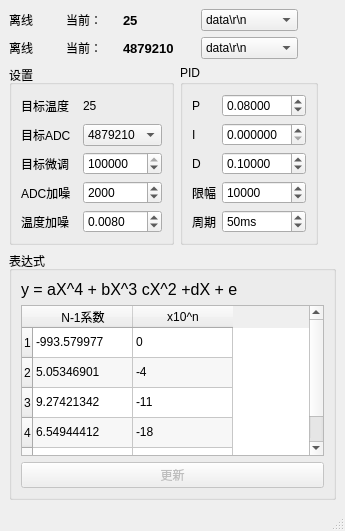
<?xml version="1.0" encoding="UTF-8"?>
<ui version="4.0">
 <class>MainWindow</class>
 <widget class="QMainWindow" name="MainWindow">
  <property name="geometry">
   <rect>
    <x>0</x>
    <y>0</y>
    <width>334</width>
    <height>531</height>
   </rect>
  </property>
  <property name="windowTitle">
   <string>虚拟传感器</string>
  </property>
  <property name="windowIcon">
   <iconset resource="main.qrc">
    <normaloff>:/TCSIM_Color.svg</normaloff>:/TCSIM_Color.svg</iconset>
  </property>
  <widget class="QWidget" name="centralwidget">
   <layout class="QGridLayout" name="gridLayout_4">
    <item row="7" column="6">
     <spacer name="horizontalSpacer">
      <property name="orientation">
       <enum>Qt::Horizontal</enum>
      </property>
      <property name="sizeHint" stdset="0">
       <size>
        <width>40</width>
        <height>20</height>
       </size>
      </property>
     </spacer>
    </item>
    <item row="4" column="0">
     <widget class="QLabel" name="label_Dtm">
      <property name="text">
       <string>离线</string>
      </property>
     </widget>
    </item>
    <item row="2" column="0">
     <widget class="QLabel" name="label_Std">
      <property name="text">
       <string>离线</string>
      </property>
     </widget>
    </item>
    <item row="7" column="0" colspan="3">
     <widget class="QGroupBox" name="groupBox_2">
      <property name="title">
       <string>设置</string>
      </property>
      <layout class="QGridLayout" name="gridLayout_2">
       <item row="6" column="1" colspan="2">
        <widget class="QLabel" name="label_4">
         <property name="text">
          <string>ADC加噪</string>
         </property>
        </widget>
       </item>
       <item row="7" column="3">
        <widget class="QDoubleSpinBox" name="spinBox_WaveTemperature">
         <property name="decimals">
          <number>4</number>
         </property>
         <property name="maximum">
          <double>2.000000000000000</double>
         </property>
         <property name="singleStep">
          <double>0.000100000000000</double>
         </property>
         <property name="stepType">
          <enum>QAbstractSpinBox::AdaptiveDecimalStepType</enum>
         </property>
         <property name="value">
          <double>0.008000000000000</double>
         </property>
        </widget>
       </item>
       <item row="0" column="1">
        <widget class="QLabel" name="label_12">
         <property name="text">
          <string>目标温度</string>
         </property>
        </widget>
       </item>
       <item row="6" column="3">
        <widget class="QSpinBox" name="spinBox_WaveADC">
         <property name="maximum">
          <number>99999</number>
         </property>
         <property name="singleStep">
          <number>100</number>
         </property>
         <property name="stepType">
          <enum>QAbstractSpinBox::AdaptiveDecimalStepType</enum>
         </property>
         <property name="value">
          <number>2000</number>
         </property>
        </widget>
       </item>
       <item row="0" column="3">
        <widget class="QLabel" name="label_TargetTemp">
         <property name="text">
          <string>25</string>
         </property>
        </widget>
       </item>
       <item row="7" column="1" colspan="2">
        <widget class="QLabel" name="label_8">
         <property name="text">
          <string>温度加噪</string>
         </property>
        </widget>
       </item>
       <item row="1" column="1">
        <widget class="QLabel" name="label_2">
         <property name="text">
          <string>目标ADC</string>
         </property>
        </widget>
       </item>
       <item row="2" column="1">
        <widget class="QLabel" name="label_13">
         <property name="text">
          <string>目标微调</string>
         </property>
        </widget>
       </item>
       <item row="1" column="3">
        <widget class="QComboBox" name="comboBox">
         <property name="currentIndex">
          <number>2</number>
         </property>
         <item>
          <property name="text">
           <string>5025395</string>
          </property>
         </item>
         <item>
          <property name="text">
           <string>4952012</string>
          </property>
         </item>
         <item>
          <property name="text">
           <string>4879210</string>
          </property>
         </item>
         <item>
          <property name="text">
           <string>4804070</string>
          </property>
         </item>
         <item>
          <property name="text">
           <string>4729148</string>
          </property>
         </item>
         <item>
          <property name="text">
           <string>4658251</string>
          </property>
         </item>
         <item>
          <property name="text">
           <string>4582114</string>
          </property>
         </item>
         <item>
          <property name="text">
           <string>4513357</string>
          </property>
         </item>
        </widget>
       </item>
       <item row="2" column="3">
        <widget class="QSpinBox" name="spinBox_Target">
         <property name="maximum">
          <number>16777215</number>
         </property>
         <property name="singleStep">
          <number>500</number>
         </property>
         <property name="stepType">
          <enum>QAbstractSpinBox::AdaptiveDecimalStepType</enum>
         </property>
         <property name="value">
          <number>4879210</number>
         </property>
        </widget>
       </item>
      </layout>
     </widget>
    </item>
    <item row="4" column="4">
     <widget class="QComboBox" name="cbAnalyse_Dtm">
      <item>
       <property name="text">
        <string>data\r\n</string>
       </property>
      </item>
      <item>
       <property name="text">
        <string>$T=data ;\r\n</string>
       </property>
      </item>
     </widget>
    </item>
    <item row="8" column="0" colspan="9">
     <widget class="QGroupBox" name="groupBox_3">
      <property name="sizePolicy">
       <sizepolicy hsizetype="Ignored" vsizetype="Preferred">
        <horstretch>0</horstretch>
        <verstretch>0</verstretch>
       </sizepolicy>
      </property>
      <property name="title">
       <string>表达式</string>
      </property>
      <layout class="QGridLayout" name="gridLayout_3">
       <item row="0" column="0">
        <widget class="QLabel" name="label">
         <property name="font">
          <font>
           <family>Arial</family>
           <pointsize>12</pointsize>
          </font>
         </property>
         <property name="text">
          <string>y = aX^4 + bX^3 cX^2 +dX + e</string>
         </property>
        </widget>
       </item>
       <item row="1" column="0" colspan="2">
        <widget class="QTableWidget" name="tableWidget">
         <property name="enabled">
          <bool>true</bool>
         </property>
         <property name="sizePolicy">
          <sizepolicy hsizetype="Ignored" vsizetype="Expanding">
           <horstretch>0</horstretch>
           <verstretch>0</verstretch>
          </sizepolicy>
         </property>
         <property name="editTriggers">
          <set>QAbstractItemView::NoEditTriggers</set>
         </property>
         <property name="alternatingRowColors">
          <bool>true</bool>
         </property>
         <property name="rowCount">
          <number>5</number>
         </property>
         <property name="columnCount">
          <number>2</number>
         </property>
         <row/>
         <row/>
         <row/>
         <row/>
         <row/>
         <column>
          <property name="text">
           <string>N-1系数</string>
          </property>
         </column>
         <column>
          <property name="text">
           <string>x10^n</string>
          </property>
         </column>
         <item row="0" column="0">
          <property name="text">
           <string>-993.579977</string>
          </property>
         </item>
         <item row="0" column="1">
          <property name="text">
           <string>0</string>
          </property>
         </item>
         <item row="1" column="0">
          <property name="text">
           <string>5.05346901</string>
          </property>
         </item>
         <item row="1" column="1">
          <property name="text">
           <string>-4</string>
          </property>
         </item>
         <item row="2" column="0">
          <property name="text">
           <string>9.27421342</string>
          </property>
         </item>
         <item row="2" column="1">
          <property name="text">
           <string>-11</string>
          </property>
         </item>
         <item row="3" column="0">
          <property name="text">
           <string>6.54944412</string>
          </property>
         </item>
         <item row="3" column="1">
          <property name="text">
           <string>-18</string>
          </property>
         </item>
         <item row="4" column="0">
          <property name="text">
           <string>0</string>
          </property>
         </item>
         <item row="4" column="1">
          <property name="text">
           <string>0</string>
          </property>
         </item>
        </widget>
       </item>
       <item row="2" column="0" colspan="2">
        <widget class="QPushButton" name="pushButton_UpdataFactor">
         <property name="enabled">
          <bool>false</bool>
         </property>
         <property name="sizePolicy">
          <sizepolicy hsizetype="Expanding" vsizetype="Fixed">
           <horstretch>0</horstretch>
           <verstretch>0</verstretch>
          </sizepolicy>
         </property>
         <property name="text">
          <string>更新</string>
         </property>
        </widget>
       </item>
      </layout>
     </widget>
    </item>
    <item row="2" column="4">
     <widget class="QComboBox" name="cbAnalyse_Std">
      <item>
       <property name="text">
        <string>data\r\n</string>
       </property>
      </item>
      <item>
       <property name="text">
        <string>$T=data ;\r\n</string>
       </property>
      </item>
     </widget>
    </item>
    <item row="7" column="3" colspan="3">
     <widget class="QGroupBox" name="groupBox">
      <property name="title">
       <string>PID</string>
      </property>
      <layout class="QGridLayout" name="gridLayout">
       <item row="2" column="0">
        <widget class="QLabel" name="label_7">
         <property name="text">
          <string>D</string>
         </property>
        </widget>
       </item>
       <item row="0" column="1">
        <widget class="QDoubleSpinBox" name="doubleSpinBox_P">
         <property name="decimals">
          <number>5</number>
         </property>
         <property name="singleStep">
          <double>0.001000000000000</double>
         </property>
         <property name="stepType">
          <enum>QAbstractSpinBox::AdaptiveDecimalStepType</enum>
         </property>
         <property name="value">
          <double>0.080000000000000</double>
         </property>
        </widget>
       </item>
       <item row="2" column="1">
        <widget class="QDoubleSpinBox" name="doubleSpinBox_D">
         <property name="decimals">
          <number>5</number>
         </property>
         <property name="singleStep">
          <double>0.010000000000000</double>
         </property>
         <property name="stepType">
          <enum>QAbstractSpinBox::AdaptiveDecimalStepType</enum>
         </property>
         <property name="value">
          <double>0.100000000000000</double>
         </property>
        </widget>
       </item>
       <item row="0" column="0">
        <widget class="QLabel" name="label_6">
         <property name="text">
          <string>P</string>
         </property>
        </widget>
       </item>
       <item row="4" column="0">
        <widget class="QLabel" name="label_11">
         <property name="text">
          <string>限幅</string>
         </property>
        </widget>
       </item>
       <item row="4" column="1">
        <widget class="QSpinBox" name="spinBox_Limit">
         <property name="minimum">
          <number>5</number>
         </property>
         <property name="maximum">
          <number>9999999</number>
         </property>
         <property name="singleStep">
          <number>50</number>
         </property>
         <property name="stepType">
          <enum>QAbstractSpinBox::AdaptiveDecimalStepType</enum>
         </property>
         <property name="value">
          <number>10000</number>
         </property>
        </widget>
       </item>
       <item row="1" column="1">
        <widget class="QDoubleSpinBox" name="doubleSpinBox_I">
         <property name="decimals">
          <number>6</number>
         </property>
         <property name="singleStep">
          <double>0.000001000000000</double>
         </property>
         <property name="stepType">
          <enum>QAbstractSpinBox::AdaptiveDecimalStepType</enum>
         </property>
         <property name="value">
          <double>0.000000000000000</double>
         </property>
        </widget>
       </item>
       <item row="1" column="0">
        <widget class="QLabel" name="label_3">
         <property name="text">
          <string>I</string>
         </property>
        </widget>
       </item>
       <item row="5" column="1">
        <widget class="QSpinBox" name="spinBox_Period">
         <property name="suffix">
          <string>ms</string>
         </property>
         <property name="minimum">
          <number>5</number>
         </property>
         <property name="maximum">
          <number>9999999</number>
         </property>
         <property name="singleStep">
          <number>10</number>
         </property>
         <property name="stepType">
          <enum>QAbstractSpinBox::AdaptiveDecimalStepType</enum>
         </property>
         <property name="value">
          <number>50</number>
         </property>
        </widget>
       </item>
       <item row="5" column="0">
        <widget class="QLabel" name="label_5">
         <property name="text">
          <string>周期</string>
         </property>
        </widget>
       </item>
      </layout>
     </widget>
    </item>
    <item row="9" column="2">
     <spacer name="verticalSpacer">
      <property name="orientation">
       <enum>Qt::Vertical</enum>
      </property>
      <property name="sizeHint" stdset="0">
       <size>
        <width>20</width>
        <height>40</height>
       </size>
      </property>
     </spacer>
    </item>
    <item row="2" column="1">
     <widget class="QLabel" name="label_9">
      <property name="text">
       <string>当前：</string>
      </property>
     </widget>
    </item>
    <item row="4" column="1">
     <widget class="QLabel" name="label_10">
      <property name="text">
       <string>当前：</string>
      </property>
     </widget>
    </item>
    <item row="2" column="2">
     <widget class="QLabel" name="label_Temperature">
      <property name="font">
       <font>
        <pointsize>10</pointsize>
        <weight>75</weight>
        <bold>true</bold>
       </font>
      </property>
      <property name="text">
       <string>25</string>
      </property>
     </widget>
    </item>
    <item row="4" column="2">
     <widget class="QLabel" name="label_ADC">
      <property name="font">
       <font>
        <pointsize>10</pointsize>
        <weight>75</weight>
        <bold>true</bold>
       </font>
      </property>
      <property name="text">
       <string>4879210</string>
      </property>
     </widget>
    </item>
   </layout>
  </widget>
  <widget class="QMenuBar" name="menubar">
   <property name="geometry">
    <rect>
     <x>0</x>
     <y>0</y>
     <width>334</width>
     <height>23</height>
    </rect>
   </property>
  </widget>
  <widget class="QStatusBar" name="statusbar"/>
 </widget>
 <resources>
  <include location="main.qrc"/>
 </resources>
 <connections/>
</ui>
